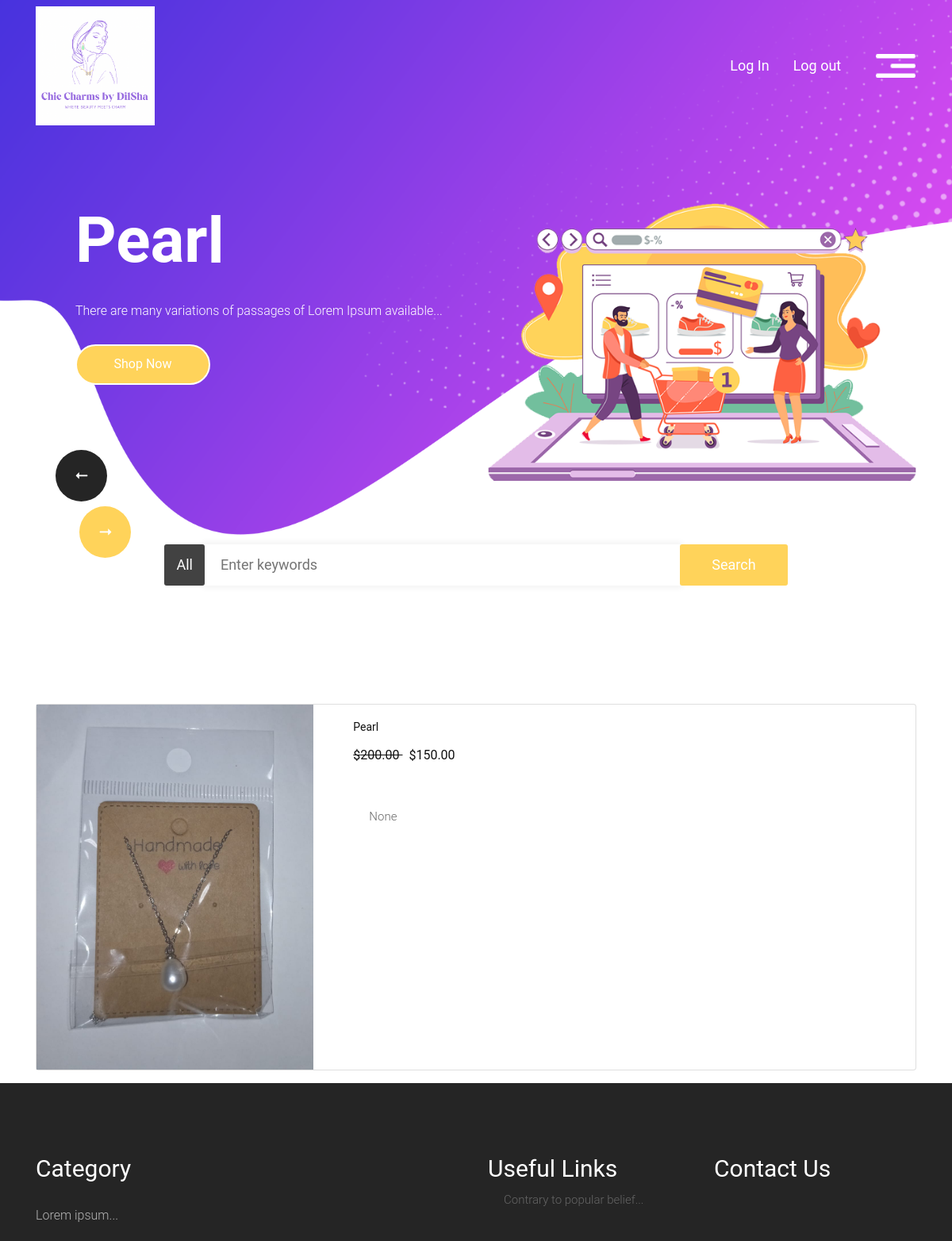
Page /store/product/1 on the committed database.
### store/models.py (models this page shows, shortened)
class Product(models.Model):
    name = models.CharField(max_length=100)
    price = models.DecimalField(default=0, decimal_places=2, max_digits=7)
    category = models.ForeignKey(Category, on_delete=models.CASCADE, default=1)
    description = models.CharField(
        max_length=250, default='', blank=True, null=True)
    more_info = models.TextField(
        max_length=1000, default='', blank=True, null=True)
    image = models.ImageField(upload_to='uploads/product/')
    is_sale = models.BooleanField(default=False)
    sale_price = models.DecimalField(default=0, decimal_places=2, max_digits=6)

### store/views.py (the view)
# urls.py: path('product/<int:product_id>', views.product, name='product'),
def product(request, product_id):
    product = Product.objects.get(id=product_id)
    return render(request, 'store/product.html', {'product': product, 'title': product.name})

### utility/context_processors.py (called while the page is built)
def categories(request):
    categories = Category.objects.all()
    return {'categories': categories}

### store/templates/store/product.html (shortened to what this page needs)
{% extends 'store/base.html' %}
{% block content %}
<div class="container">
    <div class="card mb-3">
        <div class="row g-0">
            <div class="col-md-4">
                <img src="{{ product.image.url }}" class="img-fluid rounded-start" alt="Product Image" />
            </div>
            <div class="col-md-8">
                <div class="card-body">
                    <h5 class="fw-bolder">{{product.name}}</h5>
                    <h4>
                        {% if product.is_sale %}
                        <strike> ${{product.price}} </strike>
                        {% endif %}
                        &nbsp; ${{product.sale_price}}
                    </h4>
                    <br />
                    <p class="card-text">
                        {{product.description}}
                    </p>
                </div>
            </div>
        </div>
    </div>
</div>
{% endblock %}

### store/templates/store/header.html (shortened to what this page needs)
{% load static %}
<div class="header_section">
    <div class="container">
        <nav class="navbar navbar-dark bg-dark">
            <a class="logo" href="{% url 'storehome' %}">
                <img src="{% static 'images/Logo3.png' %}" height="50" width="150">
            </a>
            <div class="search_section">
                <ul>
                    <li><a href="{% url 'login_user' %}">Log In</a></li>
                    <li><a href="{% url 'logout_user' %}">Log out</a></li>
                </ul>
            </div>
            <button class="navbar-toggler" type="button" data-bs-toggle="collapse" data-bs-target="#navbarsExample01"
                aria-controls="navbarsExample01" aria-expanded="false" aria-label="Toggle navigation">
                <span class="navbar-toggler-icon"></span>
            </button>
        </nav>
    </div>
    <div class="banner_section layout_padding" data-aos="fade-up">
        <div id="my_slider" class="carousel slide" data-ride="carousel">
            <div class="carousel-inner">
                <div class="carousel-item active">
                    <div class="container">
                        <div class="row">
                            <div class="col-md-6" data-aos="fade-right">
                                <div class="taital_main">
                                    <h4 class="banner_taital"><span class="font_size_90">{{title}}</h4>
                                    <p class="banner_text">There are many variations of passages of Lorem Ipsum
                                        available...</p>
                                    <div class="book_bt"><a href="#">Shop Now</a></div>
                                </div>
                            </div>
                            <div class="col-md-6" data-aos="fade-left">
                                <div><img src="{% static 'images/img-1.png' %}" class="image_1"></div>
                            </div>
                        </div>
                        <div class="button_main"><button class="all_text">All</button><input type="text"
                                class="Enter_text" placeholder="Enter keywords" name=""><button
                                class="search_text">Search</button></div>
                    </div>
                </div>
            </div>
            <a class="carousel-control-prev" href="#my_slider" role="button" data-slide="prev">
                <i><img src="{% static 'images/left-icon.png' %}"></i>
            </a>
            <a class="carousel-control-next" href="#my_slider" role="button" data-slide="next">
                <i><img src="{% static 'images/right-icon.png' %}"></i>
            </a>
        </div>
    </div>
</div>

### static/css/style.css (style rules this page uses)
* { box-sizing: border-box !important; transition: ease all 0.5s; }
html { scroll-behavior: smooth; }
body { color: #666666; font-size: 14px; font-family: Roboto; line-height: 1.80857; font-weight: normal; overflow-x: hidden; }
a { color: #1f1f1f; text-decoration: none !important; outline: none !important; -webkit-transition: all .3s ease-in-out; -moz-transition: all .3s ease-in-out; -ms-transition: all .3s ease-in-out; -o-transition: all .3s ease-in-out; transition: all .3s ease-in-out; }
h1, h2, h3, h4, h5, h6 { letter-spacing: 0; font-weight: normal; position: relative; padding: 0 0 10px 0; font-weight: normal; line-height: normal; color: #111111; margin: 0 }
h4 { font-size: 16px }
h5 { font-size: 14px }
*, *::after, *::before { -webkit-box-sizing: border-box; -moz-box-sizing: border-box; box-sizing: border-box; }
ul, li, ol { margin: 0px; padding: 0px; list-style: none; }
p { margin: 20px; font-weight: 300; font-size: 15px; line-height: 24px; }
a { color: #222222; text-decoration: none; outline: none !important; }
a, .btn { text-decoration: none !important; outline: none !important; -webkit-transition: all .3s ease-in-out; -moz-transition: all .3s ease-in-out; -ms-transition: all .3s ease-in-out; -o-transition: all .3s ease-in-out; transition: all .3s ease-in-out; }
img { max-width: 100%; height: auto; }
button { border: 0; margin: 0; padding: 0; cursor: pointer; }
.layout_padding { padding-top: 90px; padding-bottom: 0px; }
.logo { width: 75%; float: left; }
.header_section { width: 100%; float: left; background-image: url(../images/banner-bg.png); height: auto; background-size: 100%; background-repeat: no-repeat; }
.bg-dark { background-color: transparent !important; }
.navbar-dark .navbar-toggler { color: #000; border-color: transparent !important; }
.navbar-dark .navbar-toggler-icon { background-image: url(../images/toggle-icon.png); width: 50px; }
.banner_section { width: 100%; float: left; padding-bottom: 129px; }
.banner_taital { width: 100%; float: left; font-size: 60px; color: #ffffff; font-weight: bold; }
.font_size_90 { font-size: 80px; }
.banner_text { width: 100%; float: left; font-size: 16px; color: #ffffff; margin-left: 0px; }
.taital_main { padding-left: 50px; }
.book_bt { width: 170px; float: left; margin-top: 10px; }
.book_bt a { width: 100%; float: left; font-size: 16px; color: #ffffff; text-align: center; background-color: #ffd35a; border: 2px solid #ffffff; border-radius: 30px; padding: 9px 0px; }
.search_section { float: left; }
.search_section ul { margin: 0px; padding: 0px; }
.search_section li { float: left; padding: 0px 15px; font-size: 18px; color: #ffffff; }
.search_section li a { color: #ffffff; }
.button_main { width: 90%; margin: 0 auto; text-align: center; margin-top: 80px; }
.all_text { color: #ffffff; background-color: #424242; padding: 10px 15px; border-radius: 3px; font-size: 18px; position: relative; }
.search_text { color: #ffffff; background-color: #ffd35a; padding: 10px 40px; border-radius: 3px; font-size: 18px; }
.Enter_text { color: #cbc8c8; background-color: #ffffff; padding: 10px 40px 10px 20px; font-size: 18px; width: 60%; border: 0px; box-shadow: 0px 0px 7px 3px #f3f3f3; margin-bottom: 20px; }
#my_slider a.carousel-control-next { position: absolute; left: 100px; top: 76%; }
#my_slider .carousel-control-prev, #my_slider .carousel-control-next { width: 65px; height: 65px; background: #464646; opacity: 1; font-size: 30px; color: #ffffff; border-radius: 100%; }
#my_slider a.carousel-control-prev { position: absolute; left: 70px; top: 62%; background-color: #252525; }
#my_slider .carousel-control-prev, #my_slider .carousel-control-next { width: 65px; height: 65px; background: #ffd35a; opacity: 1; font-size: 30px; color: #ffffff; border-radius: 100%; }
.navbar-toggler { padding: .25rem 0px; }
.navbar { padding: .5rem 0px; }

### rows in the picture
Product: name "Pearl", image (picture), price "200.00", sale_price "150.00", description "None"
